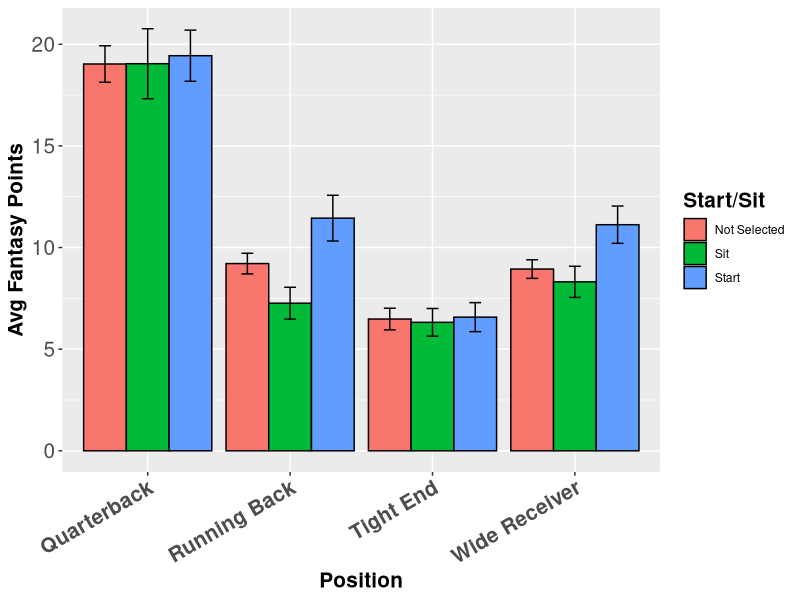
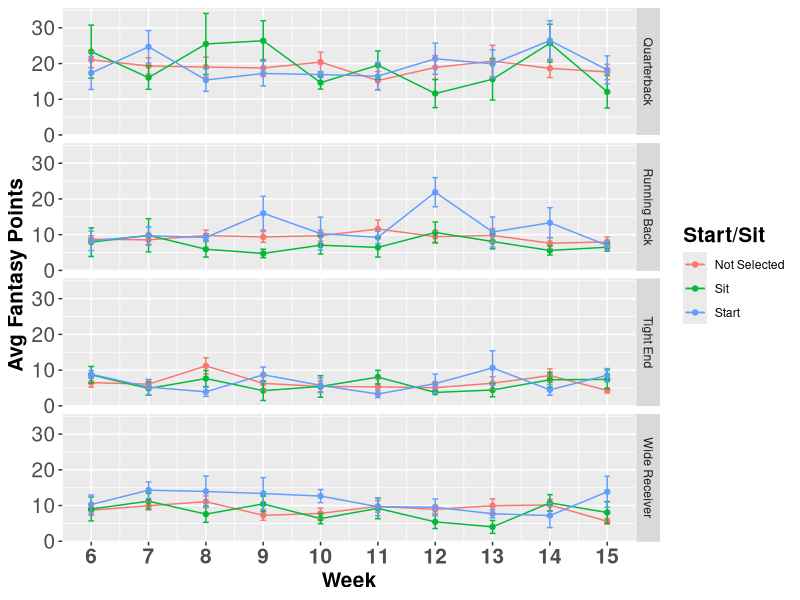
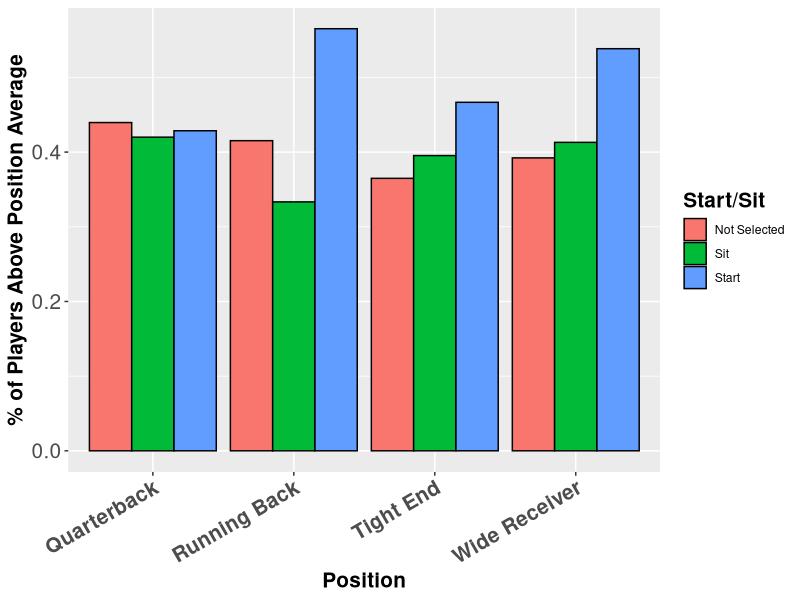
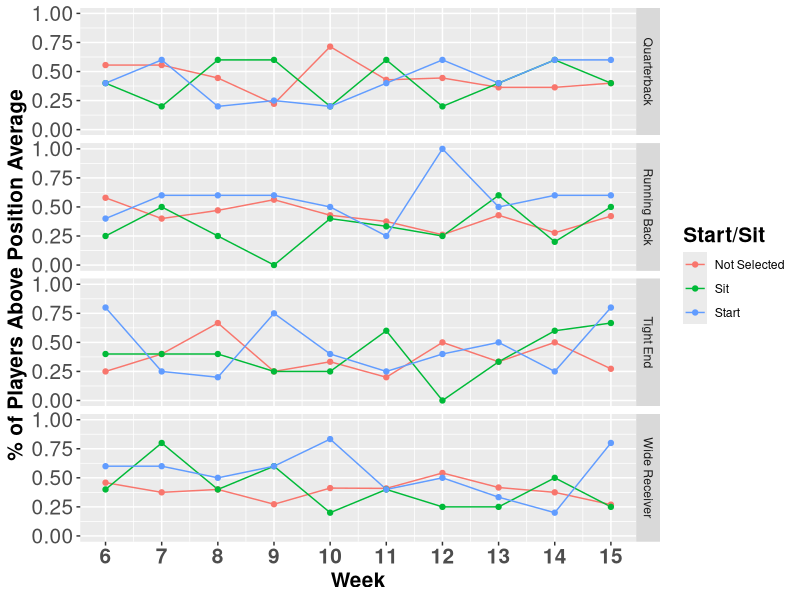
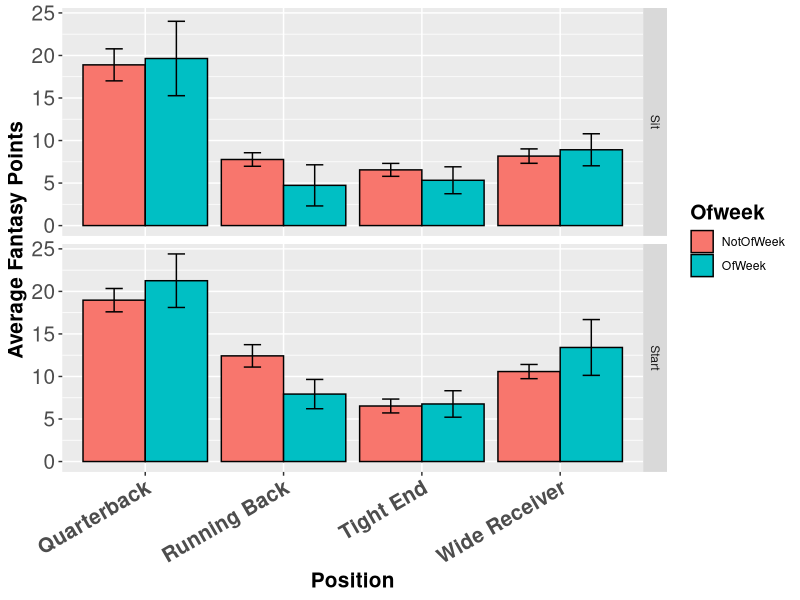

Reproduce these figures in R, in order.
library(car)
library(ggplot2)

#get the data
colclass <- c('character', 'character', 'character')
colclass <- c(colclass, rep('numeric', 17), 'character','numeric','character')
colnames <- c('Player','Team','Opp','Patt','Pcmp', 'Pyds', 'Ptd','Pint', 'P2p', 'Ruatt', 'Ruyds',
              'Rutd','Ru2pt','Rrec','Ryds','Rtd','R2pt','fum','fumtd','pts','Home','week',
              'Posit')
fanstats <- read.csv('fantasy2014.csv', header = FALSE,
                     colClasses = colclass, nrows = 4000,
                     col.names = colnames)

colclass <- c('character','character', 'numeric', 'character')
colnames <- c('Ofweek', 'Strst','week', 'Player')
startsit <- read.csv('startsit.csv', header = FALSE,
                     colClasses = colclass, nrows = 700,
                     col.names = colnames)

#wrangletime

fullset <- merge(fanstats,startsit, all.x = TRUE)
plyrs <- fullset$Player %in% startsit$Player
fullset <- fullset[plyrs,]
fullset <- fullset[fullset$week >= 6,]


#calc exact fantasy points

expts <- fullset$Pyds/25 + fullset$Ptd*6 - fullset$Pint*2 + fullset$P2p*2 +
          fullset$Ruyds/10 + fullset$Rutd*6 + fullset$Ru2pt*2 + fullset$Ryds/10 +
          fullset$Rtd*6 + fullset$R2pt*2 - fullset$fum*2 + fullset$fumtd*6

exptsppr <- fullset$Pyds/25 + fullset$Ptd*6 - fullset$Pint*2 + fullset$P2p*2 +
    fullset$Ruyds/10 + fullset$Rutd*6 + fullset$Ru2pt*2 + fullset$Ryds/10 +
    fullset$Rtd*6 + fullset$R2pt*2 - fullset$fum*2 + fullset$fumtd*6 + fullset$Rrec

fullset <- data.frame(fullset, expts, exptsppr)
fullset$Strst <- recode(fullset$Strst, "NA = 'Not Selected'")
fullset$Ofweek <- recode(fullset$Ofweek, "NA = 'Not Selected'; 'o' = 'OfWeek'; 'n' = 'NotOfWeek'")


#clean up a bit
remove(colclass, colnames, expts, fanstats, startsit, plyrs)

#between subjects analysis

#standard error for error bars
stan <- function(x) {sd(x)/sqrt(length(x))}

#average points by position
x <- aggregate(expts ~ Posit + Strst, fullset, mean)
xstan <- aggregate(expts ~ Posit + Strst, fullset, stan)
x <- data.frame(x, xstan)

t <- ggplot(x, aes(y = expts, x = Posit, fill = Strst)) +
    geom_bar(stat = 'identity', position = 'dodge', color = 'black') +
    geom_errorbar(aes(ymin = expts - expts.1, ymax = expts + expts.1), #mean of y axis variable +/- se 
                  position = position_dodge(0.9), width = .25) +
    scale_fill_discrete(name = "Start/Sit") +
    xlab("Position") +
    ylab("Avg Fantasy Points") +
    theme(axis.title.x = element_text(size = 15, face = 'bold'), #just some asthetic stuff
          axis.title.y = element_text(size = 15, face = 'bold'), 
          legend.title = element_text(size = 15, face = 'bold'),
          axis.text.x = element_text(angle = 30, hjust = 1, vjust = 1, size = 15, face = 'bold'),
          axis.text.y = element_text(size = 15))

print(t)

remove(x, xstan)

###get average by position per week and then plot it
x <- aggregate(expts ~ Strst + week + Posit, fullset, mean)
y <- aggregate(expts ~ Strst + week + Posit, fullset, stan)
x <- data.frame(x,y)

t <- ggplot(x, aes(x = week, y = expts, z = Posit, col = Strst)) +
    geom_line() +
    geom_point() +
    geom_errorbar(aes(ymin = expts - expts.1, ymax = expts + expts.1), width = .10) +
    scale_x_continuous(breaks = 6:15) +
    scale_color_discrete(name = "Start/Sit") +
    facet_grid(Posit ~ .) +
    xlab("Week") +
    ylab("Avg Fantasy Points") +
    theme(axis.title.x = element_text(size = 15, face = 'bold'), #just some asthetic stuff
          axis.title.y = element_text(size = 15, face = 'bold'), 
          legend.title = element_text(size = 15, face = 'bold'),
          axis.text.x = element_text(size = 15, face = 'bold'),
          axis.text.y = element_text(size = 15))

print(t)

remove(x, xstan, y)

###time to count### first do some calculation of deviation scores
wkly <- aggregate(expts ~ Posit + week, fullset, mean)
names(wkly)[3] <- "Avg"
fullset <- merge(fullset, wkly)
dv <- fullset$expts - fullset$Avg
fullset <-data.frame(fullset,dv)

#add it to the dataframe
fullset <- data.frame(fullset, dv)

remove(dv,dvs,i,t)

#write a function that counts positive deviations
#a positive deviation means a player was above the mean for
#the week
cnt <- function(x) {
    count = 0
    tot = 0
    for (i in x){
        if (i == abs(i)){
            count = count + 1
        }
        tot = tot + 1
    }
    count/tot
}
#Average percent of players above the mean by position
stavg <- tapply(fullset$dv, fullset$Strst, cnt)
dvavg <- cnt(fullset$dv)
exptavg <- tapply(fullset$expts, fullset$Strst, mean)

x <- aggregate(dv ~ Posit + Strst, fullset, cnt)

t <- ggplot(x, aes(y = dv, x = Posit, fill = Strst)) +
    geom_bar(stat = 'identity', position = 'dodge', color = 'black') +
    xlab("Position") +
    scale_fill_discrete(name="Start/Sit") +
    ylab("% of Players Above Position Average") +
    theme(axis.title.x = element_text(size = 15, face = 'bold'), #just some asthetic stuff
          axis.title.y = element_text(size = 15, face = 'bold'), 
          legend.title = element_text(size = 15, face = 'bold'),
          axis.text.x = element_text(angle= 30, hjust = 1, vjust = 1, size = 15, face = 'bold'),
          axis.text.y = element_text(size = 15))

print(t)

remove(x)

##now do the previous with position as well
x <- aggregate(dv ~ week + Strst + Posit, fullset, cnt)
x <- x[x$week >= 6,]

t <- ggplot(x, aes(x = week, y = dv, z = Posit, col = Strst)) +
    geom_line() +
    geom_point(size = 1.5) +
    scale_color_discrete(name = "Start/Sit") +
    scale_x_continuous(breaks = 6:15) +
    facet_grid(Posit ~ .) +
    xlab("Week") +
    ylab("% of Players Above Position Average") +
    theme(axis.title.x = element_text(size = 15, face = 'bold'), #just some asthetic stuff
          axis.title.y = element_text(size = 15, face = 'bold'), 
          legend.title = element_text(size = 15, face = 'bold'),
          axis.text.x = element_text(size = 15, face = 'bold'),
          axis.text.y = element_text(size = 15))

print(t)

remove(x)

###a random count function for later

cntot <- function (x){ #need to count the number of times he judged each player 
    count <- 0
    for (i in x){
        count <- count+1
        
    }
    count
}

#Now do the same analysis for the "of the week" group....errrg too much munging
#urge to be lazy rising...

x <- aggregate(expts ~ Posit + Strst + Ofweek, fullset, mean)
xstan <- aggregate(expts ~ Posit + Strst + Ofweek, fullset, stan)
x <-data.frame(x,xstan)
x <- x[x$Ofweek != 'Not Selected',]


t <- ggplot(x, aes(x = Posit, y = expts, z = Strst, fill = Ofweek)) +
    geom_bar(stat = "identity", position = "dodge", color = "black") +
    geom_errorbar(aes(ymin = expts - expts.1, ymax = expts + expts.1), #mean of y axis variable +/- se 
                  position = position_dodge(0.9), width = .25) +
    facet_grid(Strst ~ .) +
    xlab("Position") +
    ylab("Average Fantasy Points") +
    theme(axis.title.x = element_text(size = 15, face = 'bold'), #just some asthetic stuff
          axis.title.y = element_text(size = 15, face = 'bold'), 
          legend.title = element_text(size = 15, face = 'bold'),
          axis.text.x = element_text(angle = 30, hjust = 1, vjust = 1, size = 15, face = 'bold'),
          axis.text.y = element_text(size = 15))

print(t)

remove(x, xstan)

##Any players he was good with?
x <- aggregate(expts ~ Player + Strst, fullset, mean)
x <- x[x$Strst == 'Start',]
y <- aggregate(Avg ~ Player + Strst, fullset, mean)
y <- y[y$Strst == 'Start',]
z <- aggregate(expts ~ Player + Strst, fullset, cntot)
z <- z[z$Strst == 'Start',]
q <- aggregate(expts ~ Player + Strst, fullset, stan)
q <- q[q$Strst == 'Start',]
w <- aggregate(expts ~ Player + Strst, fullset, cnt)
w <- w[w$Strst == 'Start',]

x <- merge(x, y, all.x = TRUE)
x <- merge(x, w, all.x = TRUE, by.x = "Player", by.y = "Player")
x <- x[,c(1,3,4,6)]
names(x)[c(2,4)] <- c("Points","Percent")
x <- merge(x, z, all.x = TRUE, by.x = "Player", by.y = "Player")
x <- merge(x, q, all.x = TRUE, by.x = "Player", by.y = "Player")
x <- x[,c(-5,-7)]
names(x)[5:6] <- c("Count", "SE")
x<- x[x$Count >= 3,]

remove(q,x,y,z,w)

#figure out how much more variance is explained by his start sit judgements

lm0 <- lm(expts ~ 1, data = fullset)
lm1 <- lm(expts ~ Strst, data = fullset)
lm2 <- lm(expts ~ Strst + Posit + Posit*Strst, data = fullset)
